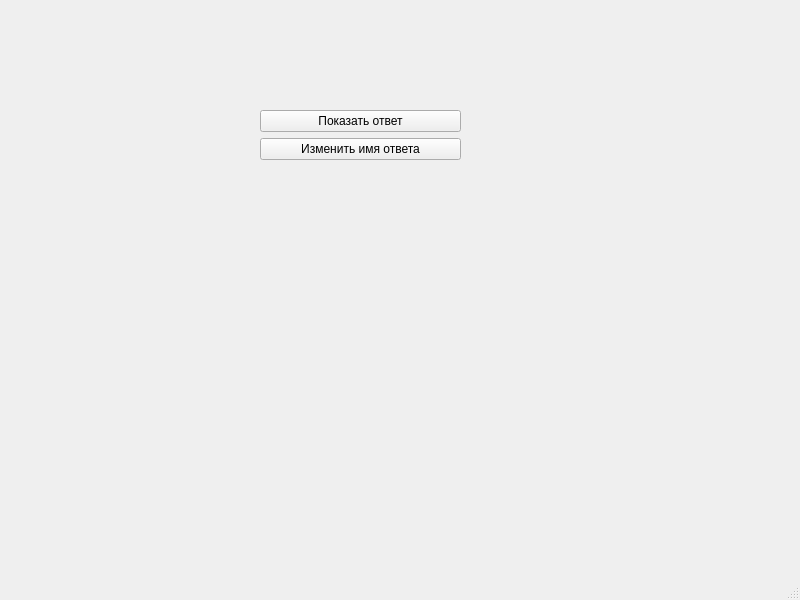
<?xml version="1.0" encoding="UTF-8"?>
<ui version="4.0">
 <class>MainWindow</class>
 <widget class="QMainWindow" name="MainWindow">
  <property name="geometry">
   <rect>
    <x>0</x>
    <y>0</y>
    <width>800</width>
    <height>600</height>
   </rect>
  </property>
  <property name="windowTitle">
   <string>MainWindow</string>
  </property>
  <widget class="QWidget" name="centralwidget">
   <widget class="QWidget" name="verticalLayoutWidget">
    <property name="geometry">
     <rect>
      <x>260</x>
      <y>110</y>
      <width>201</width>
      <height>51</height>
     </rect>
    </property>
    <layout class="QVBoxLayout" name="verticalLayout">
     <item>
      <widget class="QPushButton" name="pushButton_2">
       <property name="text">
        <string>Показать ответ</string>
       </property>
      </widget>
     </item>
     <item>
      <widget class="QPushButton" name="pushButton">
       <property name="text">
        <string>Изменить имя ответа</string>
       </property>
      </widget>
     </item>
    </layout>
   </widget>
  </widget>
  <widget class="QMenuBar" name="menubar">
   <property name="geometry">
    <rect>
     <x>0</x>
     <y>0</y>
     <width>800</width>
     <height>18</height>
    </rect>
   </property>
  </widget>
  <widget class="QStatusBar" name="statusbar"/>
 </widget>
 <resources/>
 <connections/>
</ui>
